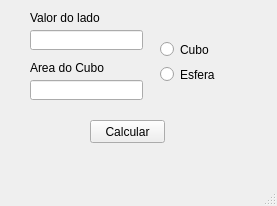
<?xml version="1.0" encoding="UTF-8"?>
<ui version="4.0">
 <class>MainWindow</class>
 <widget class="QMainWindow" name="MainWindow">
  <property name="geometry">
   <rect>
    <x>0</x>
    <y>0</y>
    <width>277</width>
    <height>206</height>
   </rect>
  </property>
  <property name="windowTitle">
   <string>MainWindow</string>
  </property>
  <widget class="QWidget" name="centralwidget">
   <widget class="QPushButton" name="pushButton">
    <property name="geometry">
     <rect>
      <x>90</x>
      <y>120</y>
      <width>75</width>
      <height>23</height>
     </rect>
    </property>
    <property name="text">
     <string>Calcular</string>
    </property>
   </widget>
   <widget class="QLineEdit" name="lineEdit">
    <property name="geometry">
     <rect>
      <x>30</x>
      <y>30</y>
      <width>113</width>
      <height>20</height>
     </rect>
    </property>
   </widget>
   <widget class="QLineEdit" name="lineEdit_2">
    <property name="geometry">
     <rect>
      <x>30</x>
      <y>80</y>
      <width>113</width>
      <height>20</height>
     </rect>
    </property>
   </widget>
   <widget class="QWidget" name="verticalLayoutWidget">
    <property name="geometry">
     <rect>
      <x>160</x>
      <y>40</y>
      <width>61</width>
      <height>44</height>
     </rect>
    </property>
    <layout class="QVBoxLayout" name="verticalLayout">
     <item>
      <widget class="QRadioButton" name="radioButton">
       <property name="text">
        <string>Cubo</string>
       </property>
      </widget>
     </item>
     <item>
      <widget class="QRadioButton" name="radioButton_2">
       <property name="text">
        <string>Esfera</string>
       </property>
      </widget>
     </item>
    </layout>
   </widget>
   <widget class="QLabel" name="label">
    <property name="geometry">
     <rect>
      <x>30</x>
      <y>10</y>
      <width>111</width>
      <height>16</height>
     </rect>
    </property>
    <property name="text">
     <string>Valor do lado</string>
    </property>
   </widget>
   <widget class="QLabel" name="label_2">
    <property name="geometry">
     <rect>
      <x>30</x>
      <y>60</y>
      <width>111</width>
      <height>16</height>
     </rect>
    </property>
    <property name="text">
     <string>Area do Cubo</string>
    </property>
   </widget>
  </widget>
  <widget class="QMenuBar" name="menubar">
   <property name="geometry">
    <rect>
     <x>0</x>
     <y>0</y>
     <width>277</width>
     <height>22</height>
    </rect>
   </property>
  </widget>
  <widget class="QStatusBar" name="statusbar"/>
 </widget>
 <resources/>
 <connections/>
</ui>
